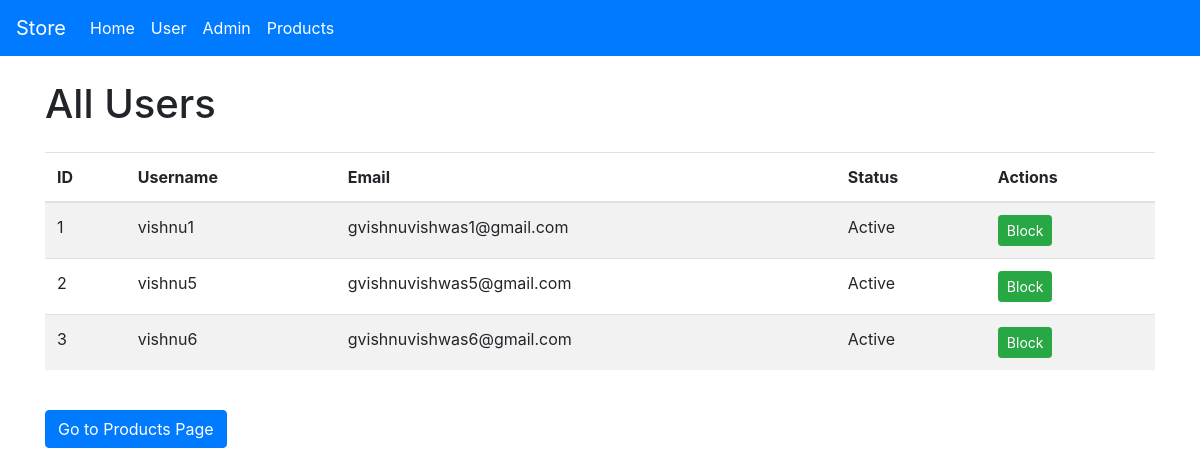
/view-users, run on an earlier commit of the app's database.
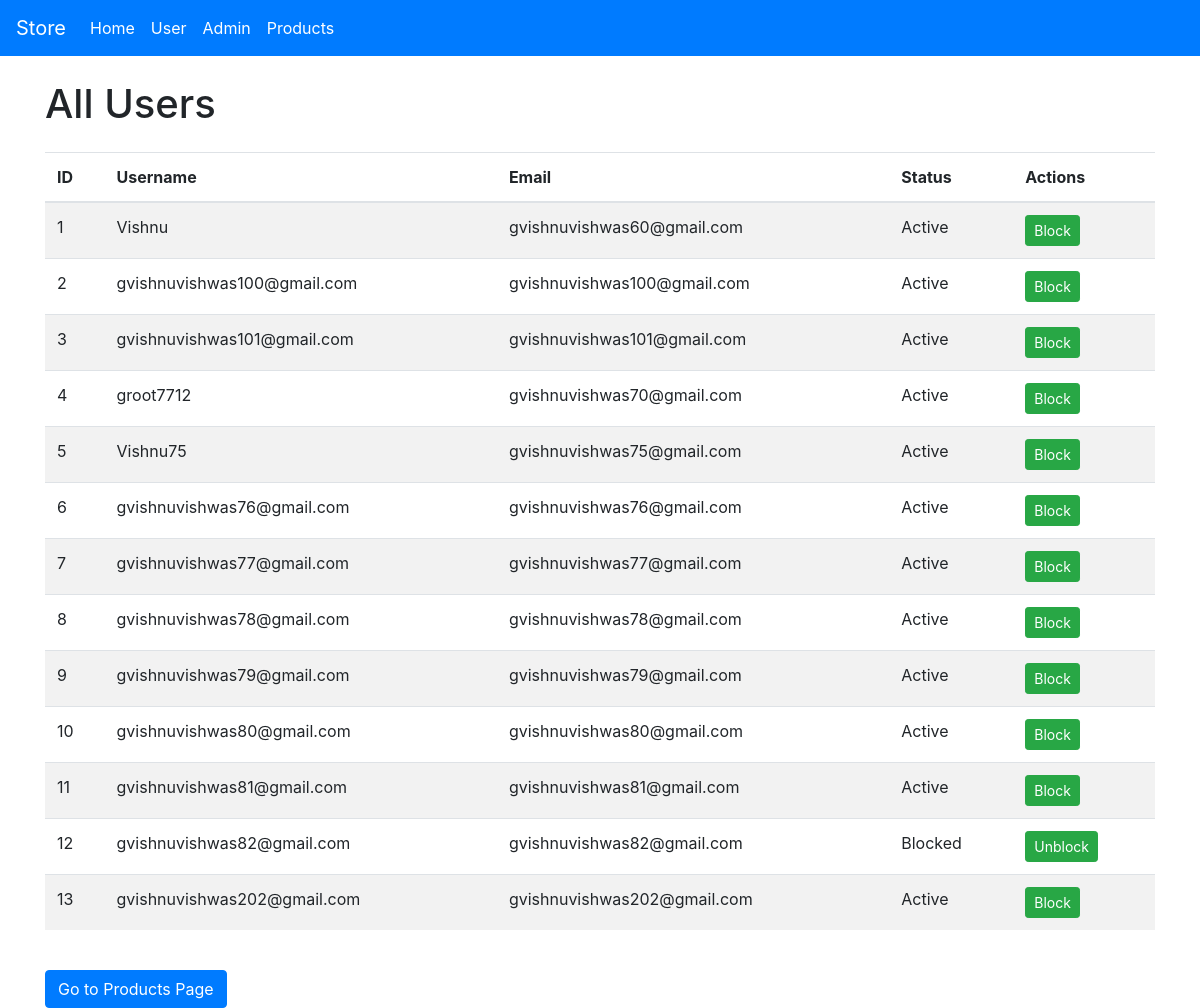
And on a later commit of the database.
### app/users/models.py (models this page shows, shortened)
class SignupUser(db.Model, UserMixin):
    id = db.Column(db.Integer, primary_key=True)
    username = db.Column(db.String(200), unique=True, nullable=False)
    email = db.Column(db.String(200), unique=True, nullable=False)
    password = db.Column(db.String(200), nullable=False)
    blocked = db.Column(db.Boolean, default=False)

### app/admin/routes.py (the view)
@app.route('/view-users')
def view_users():
    users = SignupUser.query.all()
    return render_template('admin/view_users.html', users=users)

### app/templates/admin/view_users.html
{% extends 'base.html' %}
{% block view_users %}
    <div class="container">
        <h1 class="mt-4 mb-4">All Users</h1>
        <div class="table-responsive">
            <table class="table table-striped">
                <thead>
                    <tr>
                        <th>ID</th>
                        <th>Username</th>
                        <th>Email</th>
                        <th>Status</th>
                        <th>Actions</th>
                    </tr>
                </thead>
                <tbody>
                    {% for user in users %}
                        <tr>
                            <td>{{ user.id }}</td>
                            <td>{{ user.username }}</td>
                            <td>{{ user.email }}</td>
                            <td>{{ "Blocked" if user.blocked else "Active" }}</td>
                            <td>
                                {% if user.blocked %}
                                    <form action="{{ url_for('unblock_user', user_id=user.id) }}" method="POST">
                                        <button type="submit" class="btn btn-sm btn-success">Unblock</button>
                                    </form>
                                {% else %}
                                    <form action="{{ url_for('block_user', user_id=user.id) }}" method="POST">
                                        <button type="submit" class="btn btn-sm btn-success">Block</button>
                                    </form>
                                {% endif %}
                            </td>
                        </tr>
                    {% endfor %}
                </tbody>
            </table>
        </div>
    </div>
    <div class="container mt-4">
        <a href="/products-page" class="btn btn-primary">Go to Products Page</a>
    </div>
{% endblock %}

### app/templates/base.html (shortened to what this page needs)
<!DOCTYPE html>
<html lang="en">
<head>
    <link href="https://stackpath.bootstrapcdn.com/bootstrap/4.5.2/css/bootstrap.min.css" rel="stylesheet">
</head>
<body>
    <nav class="navbar navbar-expand-lg navbar-dark bg-primary">
        <a class="navbar-brand" href="/">Store</a>
        <div class="collapse navbar-collapse" id="navbarSupportedContent">
            <ul class="navbar-nav mr-auto">
                <li class="nav-item active">
                    <a class="nav-link" href="/">Home<span class="sr-only">(current)</span></a>
                </li>
                <li class="nav-item active">
                    <a class="nav-link" href="/signup-user">User<span class="sr-only">(current)</span></a>
                </li>
                <li class="nav-item active">
                    <a class="nav-link" href="/signup-admin">Admin<span class="sr-only">(current)</span></a>
                </li>
                <li class="nav-item active">
                    <a class="nav-link" href="/products-page">Products<span class="sr-only">(current)</span></a>
                </li>
            </ul>
        </div>
    </nav>
    {% block view_users %}{% endblock view_users %}
</body>
</html>

What changed in the data, as far as the page shows it:
changed SignupUser id 1: username "vishnu1" → "Vishnu"; email "gvishnuvishwas1@gmail.com" → "gvishnuvishwas60@gmail.com"
changed SignupUser id 2: username "vishnu5" → "gvishnuvishwas100@gmail.com"; email "gvishnuvishwas5@gmail.com" → "gvishnuvishwas100@gmail.com"
changed SignupUser id 3: username "vishnu6" → "gvishnuvishwas101@gmail.com"; email "gvishnuvishwas6@gmail.com" → "gvishnuvishwas101@gmail.com"
added SignupUser: id "4", username "groot7712", email "gvishnuvishwas70@gmail.com", blocked "Active"
added SignupUser: id "5", username "Vishnu75", email "gvishnuvishwas75@gmail.com", blocked "Active"
added SignupUser: id "6", username "gvishnuvishwas76@gmail.com", email "gvishnuvishwas76@gmail.com", blocked "Active"
added SignupUser: id "7", username "gvishnuvishwas77@gmail.com", email "gvishnuvishwas77@gmail.com", blocked "Active"
added SignupUser: id "8", username "gvishnuvishwas78@gmail.com", email "gvishnuvishwas78@gmail.com", blocked "Active"
added SignupUser: id "9", username "gvishnuvishwas79@gmail.com", email "gvishnuvishwas79@gmail.com", blocked "Active"
added SignupUser: id "10", username "gvishnuvishwas80@gmail.com", email "gvishnuvishwas80@gmail.com", blocked "Active"
added SignupUser: id "11", username "gvishnuvishwas81@gmail.com", email "gvishnuvishwas81@gmail.com", blocked "Active"
added SignupUser: id "12", username "gvishnuvishwas82@gmail.com", email "gvishnuvishwas82@gmail.com", blocked "Blocked"
added SignupUser: id "13", username "gvishnuvishwas202@gmail.com", email "gvishnuvishwas202@gmail.com", blocked "Active"
